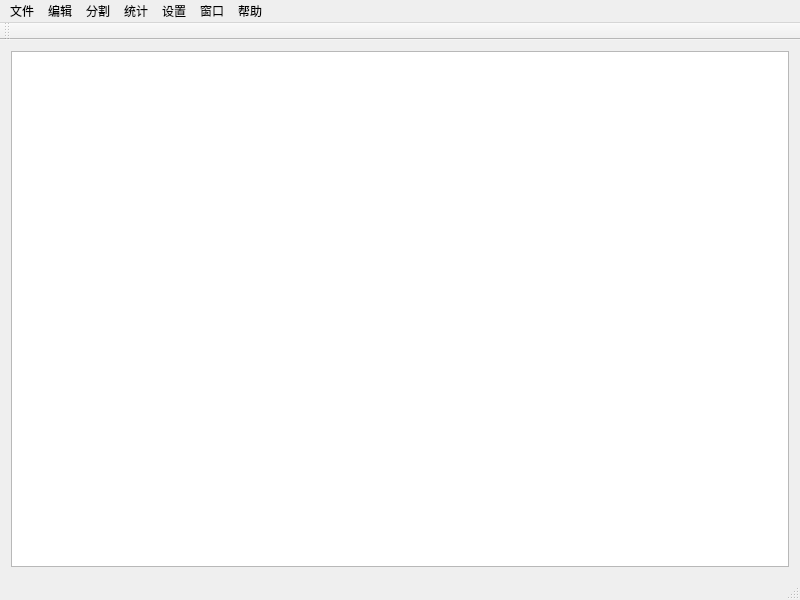
<?xml version="1.0" encoding="UTF-8"?>
<ui version="4.0">
 <class>MainWindow</class>
 <widget class="QMainWindow" name="MainWindow">
  <property name="geometry">
   <rect>
    <x>0</x>
    <y>0</y>
    <width>800</width>
    <height>600</height>
   </rect>
  </property>
  <property name="windowTitle">
   <string>日志切割工具</string>
  </property>
  <widget class="QWidget" name="centralWidget">
   <property name="sizePolicy">
    <sizepolicy hsizetype="Preferred" vsizetype="Preferred">
     <horstretch>0</horstretch>
     <verstretch>0</verstretch>
    </sizepolicy>
   </property>
   <layout class="QGridLayout" name="gridLayout">
    <item row="0" column="0">
     <widget class="AnalyseMsgSheet" name="analyseSheet"/>
    </item>
   </layout>
   <zorder></zorder>
  </widget>
  <widget class="QMenuBar" name="menuBar">
   <property name="geometry">
    <rect>
     <x>0</x>
     <y>0</y>
     <width>800</width>
     <height>23</height>
    </rect>
   </property>
   <widget class="QMenu" name="menuFile">
    <property name="geometry">
     <rect>
      <x>286</x>
      <y>267</y>
      <width>120</width>
      <height>178</height>
     </rect>
    </property>
    <property name="sizePolicy">
     <sizepolicy hsizetype="Preferred" vsizetype="Preferred">
      <horstretch>0</horstretch>
      <verstretch>0</verstretch>
     </sizepolicy>
    </property>
    <property name="title">
     <string>文件</string>
    </property>
    <addaction name="actionOpen"/>
    <addaction name="actionSave"/>
    <addaction name="actionSaveAs"/>
    <addaction name="separator"/>
    <addaction name="actionClose"/>
    <addaction name="actionCloseAll"/>
    <addaction name="separator"/>
   </widget>
   <widget class="QMenu" name="menuEdit">
    <property name="geometry">
     <rect>
      <x>436</x>
      <y>209</y>
      <width>120</width>
      <height>169</height>
     </rect>
    </property>
    <property name="title">
     <string>编辑</string>
    </property>
    <addaction name="actionCopy"/>
    <addaction name="actionShear"/>
    <addaction name="actionPaste"/>
    <addaction name="separator"/>
    <addaction name="actionDelete"/>
    <addaction name="actionSelectAll"/>
   </widget>
   <widget class="QMenu" name="menuCut">
    <property name="geometry">
     <rect>
      <x>476</x>
      <y>209</y>
      <width>120</width>
      <height>103</height>
     </rect>
    </property>
    <property name="title">
     <string>分割</string>
    </property>
    <addaction name="actionCut"/>
    <addaction name="separator"/>
    <addaction name="actionCutFileInfo"/>
   </widget>
   <widget class="QMenu" name="menuStat">
    <property name="geometry">
     <rect>
      <x>516</x>
      <y>209</y>
      <width>132</width>
      <height>72</height>
     </rect>
    </property>
    <property name="title">
     <string>统计</string>
    </property>
    <addaction name="actionReadMeterStat"/>
   </widget>
   <widget class="QMenu" name="menuSet">
    <property name="geometry">
     <rect>
      <x>556</x>
      <y>209</y>
      <width>120</width>
      <height>94</height>
     </rect>
    </property>
    <property name="title">
     <string>设置</string>
    </property>
    <addaction name="actionGolbalSet"/>
    <addaction name="actionCutSet"/>
   </widget>
   <widget class="QMenu" name="menuWindow">
    <property name="geometry">
     <rect>
      <x>596</x>
      <y>209</y>
      <width>120</width>
      <height>50</height>
     </rect>
    </property>
    <property name="title">
     <string>窗口</string>
    </property>
   </widget>
   <widget class="QMenu" name="menuHelp">
    <property name="geometry">
     <rect>
      <x>636</x>
      <y>209</y>
      <width>120</width>
      <height>103</height>
     </rect>
    </property>
    <property name="title">
     <string>帮助</string>
    </property>
    <addaction name="actionHelpDoc"/>
    <addaction name="separator"/>
    <addaction name="actionAbout"/>
   </widget>
   <addaction name="menuFile"/>
   <addaction name="menuEdit"/>
   <addaction name="menuCut"/>
   <addaction name="menuStat"/>
   <addaction name="menuSet"/>
   <addaction name="menuWindow"/>
   <addaction name="menuHelp"/>
  </widget>
  <widget class="QStatusBar" name="statusBar"/>
  <widget class="QToolBar" name="toolBar">
   <property name="windowTitle">
    <string>toolBar</string>
   </property>
   <attribute name="toolBarArea">
    <enum>TopToolBarArea</enum>
   </attribute>
   <attribute name="toolBarBreak">
    <bool>false</bool>
   </attribute>
  </widget>
  <action name="actionOpen">
   <property name="text">
    <string>打开</string>
   </property>
  </action>
  <action name="actionSave">
   <property name="text">
    <string>保存</string>
   </property>
  </action>
  <action name="actionSaveAs">
   <property name="text">
    <string>保存为</string>
   </property>
  </action>
  <action name="actionClose">
   <property name="text">
    <string>关闭</string>
   </property>
  </action>
  <action name="actionCloseAll">
   <property name="text">
    <string>关闭全部</string>
   </property>
  </action>
  <action name="actionCopy">
   <property name="text">
    <string>复制</string>
   </property>
  </action>
  <action name="actionShear">
   <property name="text">
    <string>剪切</string>
   </property>
  </action>
  <action name="actionPaste">
   <property name="text">
    <string>粘贴</string>
   </property>
  </action>
  <action name="actionDelete">
   <property name="text">
    <string>删除</string>
   </property>
  </action>
  <action name="actionSelectAll">
   <property name="text">
    <string>全选</string>
   </property>
  </action>
  <action name="actionCut">
   <property name="text">
    <string>分割</string>
   </property>
  </action>
  <action name="actionCutFileInfo">
   <property name="text">
    <string>分割信息</string>
   </property>
  </action>
  <action name="actionReadMeterStat">
   <property name="text">
    <string>抄表情况统计</string>
   </property>
  </action>
  <action name="actionGolbalSet">
   <property name="text">
    <string>首选项</string>
   </property>
  </action>
  <action name="actionCutSet">
   <property name="text">
    <string>分割设置</string>
   </property>
  </action>
  <action name="actionHelpDoc">
   <property name="text">
    <string>帮助文档</string>
   </property>
  </action>
  <action name="actionAbout">
   <property name="text">
    <string>关于</string>
   </property>
  </action>
 </widget>
 <layoutdefault spacing="6" margin="11"/>
 <customwidgets>
  <customwidget>
   <class>AnalyseMsgSheet</class>
   <extends>QTableWidget</extends>
   <header location="global">ui/analysemsgsheet.h</header>
  </customwidget>
 </customwidgets>
 <resources/>
 <connections/>
</ui>
